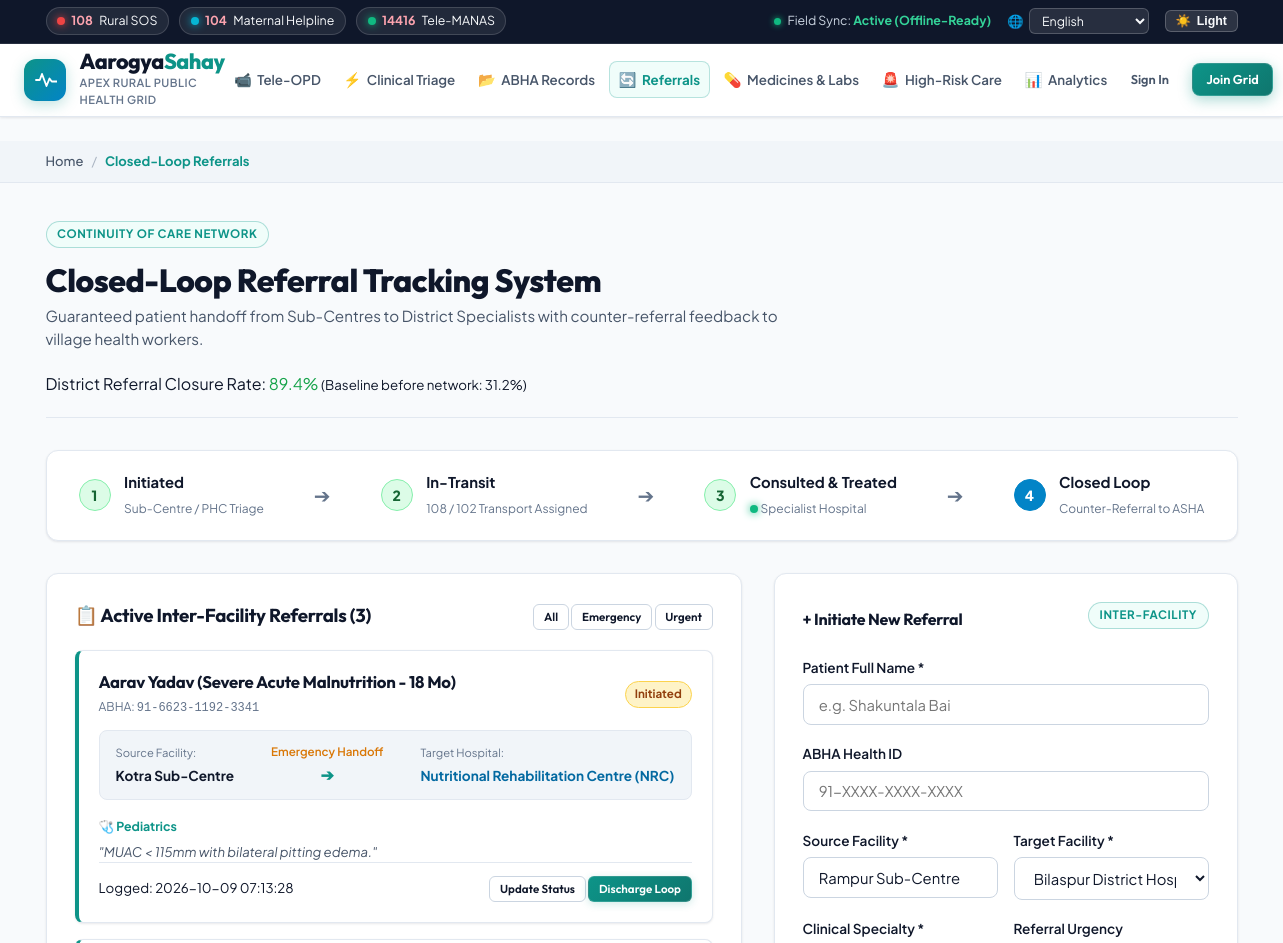
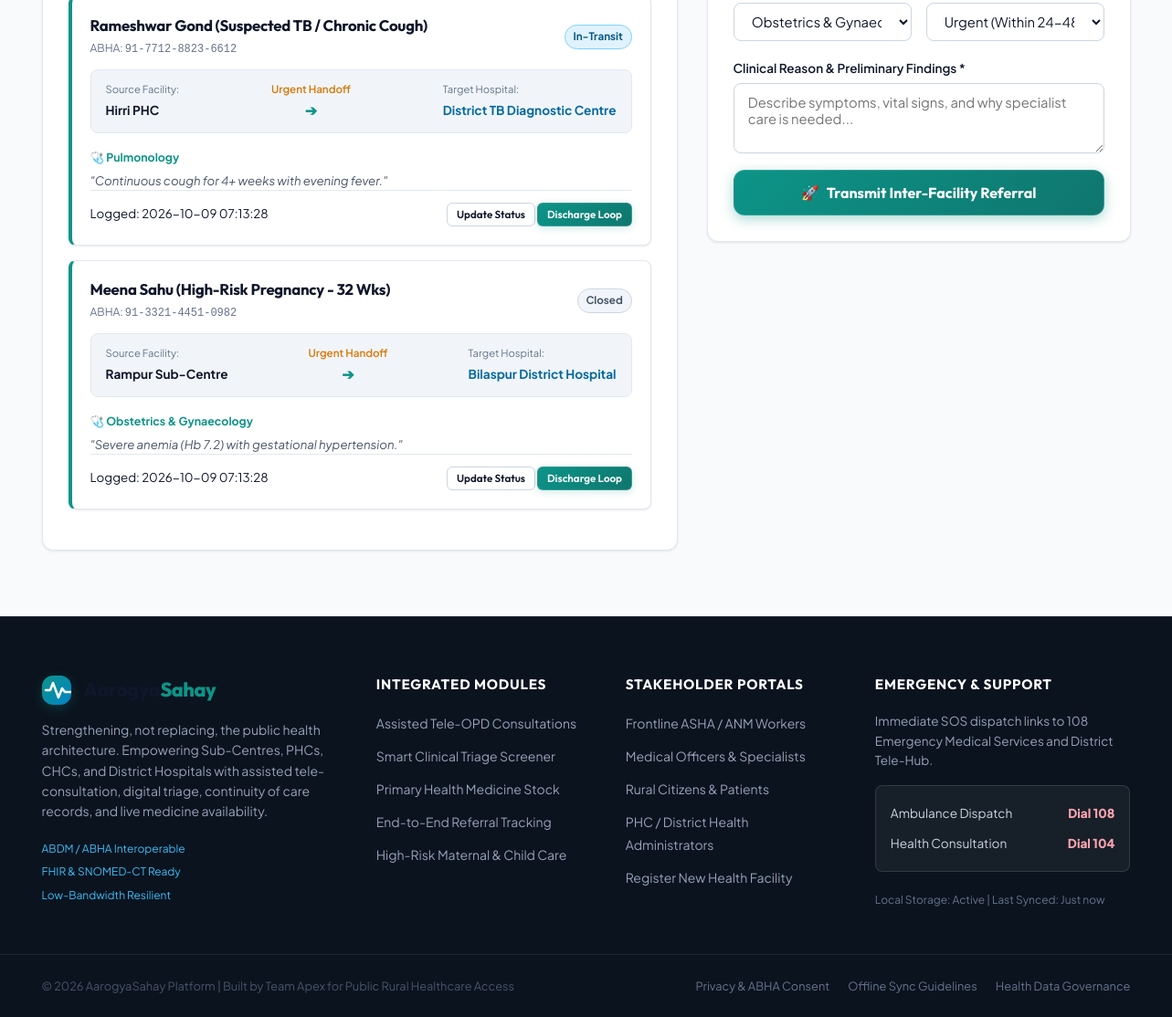
Screenshot of /referrals with the database file from the repository (2 pictures, top to bottom).
### tables this page shows
CREATE TABLE referrals (
            id INTEGER PRIMARY KEY AUTOINCREMENT,
            patient_name TEXT NOT NULL,
            abha_id TEXT,
            source_facility TEXT NOT NULL,
            target_facility TEXT NOT NULL,
            specialty TEXT NOT NULL,
            urgency TEXT NOT NULL CHECK(urgency IN ('Normal','Urgent','Emergency')),
            status TEXT NOT NULL CHECK(status IN ('Initiated','In-Transit','Consulted','Closed')),
            notes TEXT,
            created_at TIMESTAMP DEFAULT CURRENT_TIMESTAMP
        );

### lakshya/app.py (the view, shortened to what this page needs)
@app.route("/referrals", methods=["GET", "POST"])
def referrals_page():
    db = get_db()
    referrals = db.execute("SELECT * FROM referrals ORDER BY id DESC").fetchall()
    return render_template("referrals.html", referrals=referrals)

### lakshya/app.py (called while the page is built)
def get_db():
    if "db" not in g:
        g.db = sqlite3.connect(DATABASE)
        g.db.row_factory = sqlite3.Row
        g.db.execute("PRAGMA journal_mode=WAL")       # Better concurrent read perf
        g.db.execute("PRAGMA foreign_keys=ON")         # Enforce referential integrity
    return g.db

@app.context_processor
def inject_global_data():
    current_user = None
    if "user_id" in session:
        db = get_db()
        current_user = db.execute("SELECT * FROM users WHERE id = ?", (session["user_id"],)).fetchone()
    return dict(current_user=current_user)

### lakshya/templates/referrals.html (shortened to what this page needs)
{% extends "base.html" %}
{% block breadcrumbs %}
<div class="breadcrumb-bar">
    <div class="container breadcrumb-flex">
        <a href="{{ url_for('index') }}">Home</a>
        <span class="breadcrumb-sep">/</span>
        <span class="breadcrumb-curr">Closed-Loop Referrals</span>
    </div>
</div>
{% endblock %}
{% block content %}
<div class="page-wrapper referrals-page">
    <div class="container">
        <div class="page-header-bar">
            <div>
                <span class="badge-tag">Continuity of Care Network</span>
                <h1 class="page-title">Closed-Loop Referral Tracking System</h1>
                <p class="page-sub">Guaranteed patient handoff from Sub-Centres to District Specialists with counter-referral feedback to village health workers.</p>
            </div>
            <div class="referral-rate-kpi">
                <span class="kpi-label">District Referral Closure Rate:</span>
                <span class="kpi-value text-emerald">89.4%</span>
                <small>(Baseline before network: 31.2%)</small>
            </div>
        </div>
        <div class="referral-stages-bar glass-panel mb-4">
            <div class="stage-step active">
                <span class="stage-num">1</span>
                <div>
                    <strong>Initiated</strong>
                    <small>Sub-Centre / PHC Triage</small>
                </div>
            </div>
            <div class="stage-arrow">➔</div>
            <div class="stage-step active">
                <span class="stage-num">2</span>
                <div>
                    <strong>In-Transit</strong>
                    <small>108 / 102 Transport Assigned</small>
                </div>
            </div>
            <div class="stage-arrow">➔</div>
            <div class="stage-step active">
                <span class="stage-num">3</span>
                <div>
                    <strong>Consulted & Treated</strong>
                    <span class="pulse-dot green"></span>
                    <small>Specialist Hospital</small>
                </div>
            </div>
            <div class="stage-arrow">➔</div>
            <div class="stage-step current">
                <span class="stage-num">4</span>
                <div>
                    <strong>Closed Loop</strong>
                    <small>Counter-Referral to ASHA</small>
                </div>
            </div>
        </div>
        <div class="referrals-split-grid">
            <div class="referrals-list-column">
                <div class="glass-panel">
                    <div class="panel-header-flex">
                        <h3>📋 Active Inter-Facility Referrals ({{ referrals|length }})</h3>
                        <div class="filter-pills">
                            <button class="btn btn-xs btn-outline" onclick="filterReferrals('all')">All</button>
                            <button class="btn btn-xs btn-outline" onclick="filterReferrals('emergency')">Emergency</button>
                            <button class="btn btn-xs btn-outline" onclick="filterReferrals('urgent')">Urgent</button>
                        </div>
                    </div>
                    <div class="referrals-stream mt-3">
                        {% for ref in referrals %}
                            <div class="referral-card-detail urgency-{{ ref.urgency|lower }}">
                                <div class="rc-top-bar">
                                    <div class="rc-title-block">
                                        <h4>{{ ref.patient_name }}</h4>
                                        <span class="rc-abha">ABHA: <code>{{ ref.abha_id }}</code></span>
                                    </div>
                                    <span class="badge-status status-{{ ref.status|lower }}">{{ ref.status }}</span>
                                </div>
                                <div class="rc-route-box">
                                    <div class="route-node">
                                        <small>Source Facility:</small>
                                        <strong>{{ ref.source_facility }}</strong>
                                    </div>
                                    <div class="route-connector">
                                        <span>{{ ref.urgency }} Handoff</span>
                                        <div class="arrow-line">➔</div>
                                    </div>
                                    <div class="route-node destination">
                                        <small>Target Hospital:</small>
                                        <strong>{{ ref.target_facility }}</strong>
                                    </div>
                                </div>
                                <div class="rc-notes-box">
                                    <span class="specialty-chip">🩺 {{ ref.specialty }}</span>
                                    <p class="notes-text">"{{ ref.notes }}"</p>
                                </div>
                                <div class="rc-bottom-bar">
                                    <small class="ref-time">Logged: {{ ref.created_at or 'Today' }}</small>
                                    <div class="rc-actions">
                                        <button class="btn btn-xs btn-outline" onclick="showToast('Updating referral transport status to In-Transit...')">Update Status</button>
                                        <button class="btn btn-xs btn-primary" onclick="showToast('Opening counter-referral discharge notes for {{ ref.patient_name }}')">Discharge Loop</button>
                                    </div>
                                </div>
                            </div>
                        {% endfor %}
                    </div>
                </div>
            </div>
            <div class="new-referral-column">
                <div class="glass-panel">
                    <div class="panel-header-flex">
                        <h4>+ Initiate New Referral</h4>
                        <span class="badge-tag">Inter-Facility</span>
                    </div>
                    <form action="{{ url_for('referrals_page') }}" method="POST" class="new-ref-form">
                        <div class="form-group">
                            <label class="form-label">Patient Full Name *</label>
                            <input type="text" name="patient_name" class="form-control" placeholder="e.g. Shakuntala Bai" required>
                        </div>
                        <div class="form-group">
                            <label class="form-label">ABHA Health ID</label>
                            <input type="text" name="abha_id" class="form-control" placeholder="91-XXXX-XXXX-XXXX">
                        </div>
                        <div class="form-row">
                            <div class="form-group col-6">
                                <label class="form-label">Source Facility *</label>
                                <input type="text" name="source_facility" class="form-control" value="Rampur Sub-Centre" required>
                            </div>
                            <div class="form-group col-6">
                                <label class="form-label">Target Facility *</label>
                                <select name="target_facility" class="form-control">
                                    <option value="Bilaspur District Hospital" selected>Bilaspur District Hospital</option>
                                </select>
                            </div>
                        </div>
                        <div class="form-row">
                            <div class="form-group col-6">
                                <label class="form-label">Clinical Specialty *</label>
                                <select name="specialty" class="form-control">
                                    <option value="Obstetrics & Gynaecology" selected>Obstetrics & Gynaecology</option>
                                </select>
                            </div>
                            <div class="form-group col-6">
                                <label class="form-label">Referral Urgency</label>
                                <select name="urgency" class="form-control">
                                    <option value="Urgent" selected>Urgent (Within 24-48 Hours)</option>
                                </select>
                            </div>
                        </div>
                        <div class="form-group">
                            <label class="form-label">Clinical Reason & Preliminary Findings *</label>
                            <textarea name="notes" class="form-control" rows="3" placeholder="Describe symptoms, vital signs, and why specialist care is needed..." required></textarea>
                        </div>
                        <button type="submit" class="btn btn-primary btn-block btn-lg btn-glow">
                            <span>🚀</span> Transmit Inter-Facility Referral
                        </button>
                    </form>
                </div>
            </div>
        </div>
    </div>
</div>
{% endblock %}

### rows the page displays
referrals: patient_name "Aarav Yadav (Severe Acute Malnutrition - 18 Mo)", abha_id "91-6623-1192-3341", status "Initiated", source_facility "Kotra Sub-Centre", urgency "Emergency", target_facility "Nutritional Rehabilitation Centre (NRC)", specialty "Pediatrics", notes "MUAC < 115mm with bilateral pitting edema.", created_at "2026-10-09 07:13:28"
referrals: patient_name "Rameshwar Gond (Suspected TB / Chronic Cough)", abha_id "91-7712-8823-6612", status "In-Transit", source_facility "Hirri PHC", urgency "Urgent", target_facility "District TB Diagnostic Centre", specialty "Pulmonology", notes "Continuous cough for 4+ weeks with evening fever.", created_at "2026-10-09 07:13:28"
referrals: patient_name "Meena Sahu (High-Risk Pregnancy - 32 Wks)", abha_id "91-3321-4451-0982", status "Closed", source_facility "Rampur Sub-Centre", urgency "Urgent", target_facility "Bilaspur District Hospital", specialty "Obstetrics & Gynaecology", notes "Severe anemia (Hb 7.2) with gestational hypertension.", created_at "2026-10-09 07:13:28"

### other values shown
{{ referrals|length }} "3"
